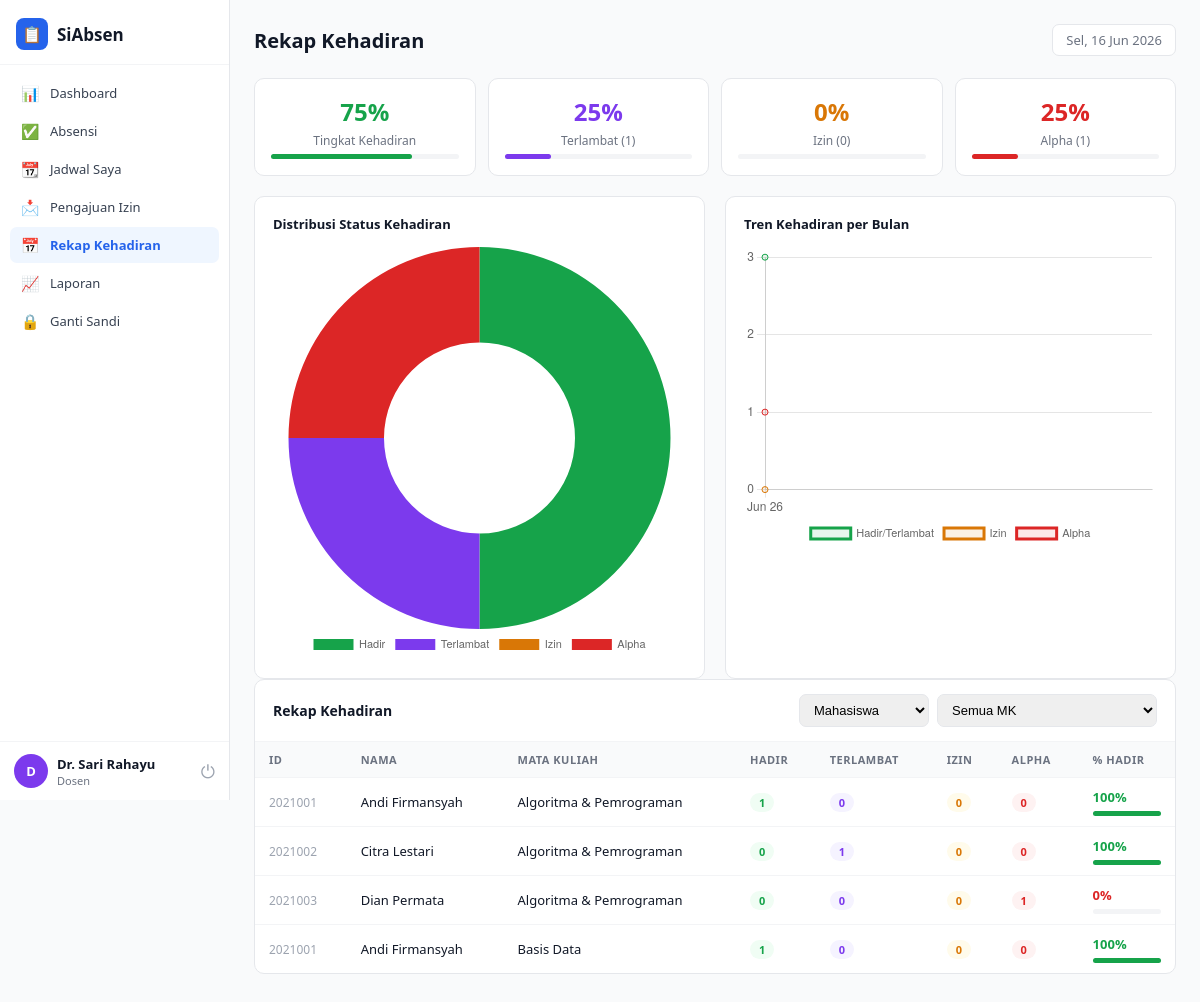
The page /rekap.php (signed in) on the database its author committed.
### tables this page shows
CREATE TABLE absensi (
  id VARCHAR(30) PRIMARY KEY,
  type ENUM('mahasiswa','dosen') NOT NULL,
  user_id VARCHAR(20) NOT NULL,
  nama VARCHAR(100) NOT NULL,
  mk VARCHAR(100) NOT NULL,
  jadwal_id VARCHAR(20),
  tanggal DATE NOT NULL,
  checkin TIME NULL,
  checkout TIME NULL,
  checkin_lat DECIMAL(10,7) NULL,
  checkin_lng DECIMAL(10,7) NULL,
  status ENUM('hadir','terlambat','izin-sakit','izin-keluarga','izin-akademik','izin-lain','alpha') NOT NULL,
  created_at TIMESTAMP DEFAULT CURRENT_TIMESTAMP,
  FOREIGN KEY (jadwal_id) REFERENCES jadwal(id) ON DELETE SET NULL,
  INDEX idx_user_date (user_id, tanggal),
  INDEX idx_mk_date (mk, tanggal)
);

### includes/functions.php (called while the page is built, shortened)
<?php
function currentUser() {
    return $_SESSION['user'] ?? null;
}

### rekap.php (the view, shortened to what this page needs)
<?php
require_once __DIR__ . '/includes/functions.php';
$db = getDB();
$user = currentUser();
$role = $user['role'];
if ($role === 'dosen') {
    $mkStmt = $db->prepare("SELECT DISTINCT mk FROM jadwal WHERE dosen_id=? ORDER BY mk");
    $mkStmt->execute([$user['id']]);
} else {
    $mkStmt = $db->query("SELECT DISTINCT mk FROM jadwal ORDER BY mk");
}
$mkList = array_column($mkStmt->fetchAll(), 'mk');
$filterType = $_GET['type'] ?? 'mahasiswa';
$sql = "SELECT * FROM absensi WHERE type = ?";
$params = [$filterType];
if ($role === 'dosen') {
    if ($mkList) {
        $in = implode(',', array_fill(0, count($mkList), '?'));
        $sql .= " AND mk IN ($in)";
        $params = array_merge($params, $mkList);
    } else {
        $sql .= " AND 1=0";
    }
}
$stmt = $db->prepare($sql);
$stmt->execute($params);
$data = $stmt->fetchAll();
$map = [];
foreach ($data as $a) {
    $key = $a['user_id'] . '|' . $a['mk'];
    if (!isset($map[$key])) $map[$key] = ['userId'=>$a['user_id'],'nama'=>$a['nama'],'mk'=>$a['mk'],'hadir'=>0,'terlambat'=>0,'izin'=>0,'alpha'=>0];
    if ($a['status']==='hadir') $map[$key]['hadir']++;
    elseif ($a['status']==='terlambat') $map[$key]['terlambat']++;
    elseif (strpos($a['status'],'izin')===0) $map[$key]['izin']++;
    elseif ($a['status']==='alpha') $map[$key]['alpha']++;
}
$rows = array_values($map);
$totalHadir = array_sum(array_column($rows,'hadir'));
$totalTerlambat = array_sum(array_column($rows,'terlambat'));
$totalIzin = array_sum(array_column($rows,'izin'));
$totalAlpha = array_sum(array_column($rows,'alpha'));
$totalAll = $totalHadir + $totalTerlambat + $totalIzin + $totalAlpha;
$pctHadir = $totalAll ? round(($totalHadir+$totalTerlambat)/$totalAll*100) : 0;
$pctTerlambat = $totalAll ? round($totalTerlambat/$totalAll*100) : 0;
$pctIzin = $totalAll ? round($totalIzin/$totalAll*100) : 0;
$pctAlpha = $totalAll ? round($totalAlpha/$totalAll*100) : 0;
$trendSql = "SELECT DATE_FORMAT(tanggal,'%Y-%m') as bulan,
                SUM(status='hadir') as hadir, SUM(status='terlambat') as terlambat,
                SUM(status LIKE 'izin%') as izin, SUM(status='alpha') as alpha
              FROM absensi WHERE type = ?";
$trendParams = [$filterType];
if ($role === 'dosen' && $mkList) {
    $in = implode(',', array_fill(0, count($mkList), '?'));
    $trendSql .= " AND mk IN ($in)";
    $trendParams = array_merge($trendParams, $mkList);
}
$trendSql .= " GROUP BY bulan ORDER BY bulan ASC LIMIT 12";
$trendStmt = $db->prepare($trendSql);
$trendStmt->execute($trendParams);
$trend = $trendStmt->fetchAll();
include __DIR__ . '/includes/header.php';
?>
<div class="pct-grid">
  <div class="pct-circle-card">
    <div class="pct-val" style="color:var(--success)"><?= $pctHadir ?>%</div>
    <div class="pct-lbl">Tingkat Kehadiran</div>
    <div class="prog"><div class="prog-fill" style="width:<?= $pctHadir ?>%;background:var(--success)"></div></div>
  </div>
  <div class="pct-circle-card">
    <div class="pct-val" style="color:var(--purple)"><?= $pctTerlambat ?>%</div>
    <div class="pct-lbl">Terlambat (<?= $totalTerlambat ?>)</div>
    <div class="prog"><div class="prog-fill" style="width:<?= $pctTerlambat ?>%;background:var(--purple)"></div></div>
  </div>
  <div class="pct-circle-card">
    <div class="pct-val" style="color:var(--warning)"><?= $pctIzin ?>%</div>
    <div class="pct-lbl">Izin (<?= $totalIzin ?>)</div>
    <div class="prog"><div class="prog-fill" style="width:<?= $pctIzin ?>%;background:var(--warning)"></div></div>
  </div>
  <div class="pct-circle-card">
    <div class="pct-val" style="color:var(--danger)"><?= $pctAlpha ?>%</div>
    <div class="pct-lbl">Alpha (<?= $totalAlpha ?>)</div>
    <div class="prog"><div class="prog-fill" style="width:<?= $pctAlpha ?>%;background:var(--danger)"></div></div>
  </div>
</div>
<div class="chart-wrap">
  <div class="chart-card">
    <h4>Distribusi Status Kehadiran</h4>
    <canvas id="chart-pie" height="220"></canvas>
  </div>
  <div class="chart-card">
    <h4>Tren Kehadiran per Bulan</h4>
    <canvas id="chart-line" height="220"></canvas>
  </div>
</div>
<div class="card">
  <div class="card-header">
    <h3>Rekap Kehadiran</h3>
    <form method="GET" class="card-actions">
      <?php if ($role !== 'mahasiswa'): ?>
      <select class="sinput" name="type" onchange="this.form.submit()" style="width:130px">
        <option value="mahasiswa" <?= $filterType==='mahasiswa'?'selected':'' ?>>Mahasiswa</option>
      </select>
      <?php endif; ?>
      <select class="sinput" name="mk" onchange="this.form.submit()" style="width:220px">
        <option value="">Semua MK</option>
      </select>
    </form>
  </div>
  <table>
    <thead><tr><th>ID</th><th>Nama</th><th>Mata Kuliah</th><th>Hadir</th><th>Terlambat</th><th>Izin</th><th>Alpha</th><th>% Hadir</th></tr></thead>
    <tbody>
      <?php if (!$rows): ?>
        <tr><td colspan="8"><div class="empty"><div class="eico">📭</div>Tidak ada data</div></td></tr>
      <?php else: foreach ($rows as $r):
        $tot = $r['hadir']+$r['terlambat']+$r['izin']+$r['alpha'];
        $pct = $tot ? round(($r['hadir']+$r['terlambat'])/$tot*100) : 0;
        $col = $pct>=75 ? 'var(--success)' : ($pct>=50 ? 'var(--warning)' : 'var(--danger)');
      ?>
        <tr>
          <td><span style="font-size:12px;color:var(--gray-400)"><?= htmlspecialchars($r['userId']) ?></span></td>
          <td><?= htmlspecialchars($r['nama']) ?></td>
          <td><?= htmlspecialchars($r['mk']) ?></td>
          <td><span class="badge bg-green"><?= $r['hadir'] ?></span></td>
          <td><span class="badge bg-purple"><?= $r['terlambat'] ?></span></td>
          <td><span class="badge bg-yellow"><?= $r['izin'] ?></span></td>
          <td><span class="badge bg-red"><?= $r['alpha'] ?></span></td>
          <td>
            <span style="font-weight:800;color:<?= $col ?>"><?= $pct ?>%</span>
            <div class="prog"><div class="prog-fill" style="width:<?= $pct ?>%;background:<?= $col ?>"></div></div>
          </td>
        </tr>
      <?php endforeach; endif; ?>
    </tbody>
  </table>
</div>
<script>
const pieData = {
  labels: ['Hadir','Terlambat','Izin','Alpha'],
  datasets: [{
    data: [<?= $totalHadir ?>, <?= $totalTerlambat ?>, <?= $totalIzin ?>, <?= $totalAlpha ?>],
    backgroundColor: ['#16A34A','#7C3AED','#D97706','#DC2626'],
    borderWidth: 0
  }]
};
new Chart(document.getElementById('chart-pie'), {
  type: 'doughnut',
  data: pieData,
  options: { plugins: { legend: { position: 'bottom', labels: { font: { size: 11 } } } } }
});
const trendLabels = <?= json_encode(array_map(function($t){
  $parts = explode('-', $t['bulan']);
  $bulanNama = ['','Jan','Feb','Mar','Apr','Mei','Jun','Jul','Agu','Sep','Okt','Nov','Des'];
  return $bulanNama[(int)$parts[1]] . ' ' . substr($parts[0],2);
}, $trend)) ?>;
const trendHadir = <?= json_encode(array_map(fn($t)=>(int)$t['hadir']+(int)$t['terlambat'], $trend)) ?>;
const trendAlpha = <?= json_encode(array_map(fn($t)=>(int)$t['alpha'], $trend)) ?>;
const trendIzin = <?= json_encode(array_map(fn($t)=>(int)$t['izin'], $trend)) ?>;
new Chart(document.getElementById('chart-line'), {
  type: 'line',
  data: {
    labels: trendLabels.length ? trendLabels : ['Belum ada data'],
    datasets: [
      { label: 'Hadir/Terlambat', data: trendHadir, borderColor: '#16A34A', backgroundColor: 'rgba(22,163,74,.1)', tension: .3, fill: true },
      { label: 'Izin', data: trendIzin, borderColor: '#D97706', backgroundColor: 'rgba(217,119,6,.1)', tension: .3, fill: true },
      { label: 'Alpha', data: trendAlpha, borderColor: '#DC2626', backgroundColor: 'rgba(220,38,38,.1)', tension: .3, fill: true },
    ]
  },
  options: { plugins: { legend: { position: 'bottom', labels: { font: { size: 11 } } } }, scales: { y: { beginAtZero: true, ticks: { precision: 0 } } } }
});
</script>
<?php include __DIR__ . '/includes/footer.php'; ?>

### assets/css/style.css (style rules this page uses)
* { margin:0; padding:0; box-sizing:border-box; }
:root { --primary:#2563EB; --primary-light:#EFF6FF; --primary-dark:#1D4ED8; --success:#16A34A; --success-light:#F0FDF4; --warning:#D97706; --warning-light:#FFFBEB; --danger:#DC2626; --danger-light:#FEF2F2; --purple:#7C3AED; --purple-light:#F5F3FF; --gray-50:#F9FAFB; --gray-100:#F3F4F6; --gray-200:#E5E7EB; --gray-300:#D1D5DB; --gray-400:#9CA3AF; --gray-500:#6B7280; --gray-700:#374151; --gray-900:#111827; --white:#FFFFFF; --sidebar-w:230px; --font:'Segoe UI',system-ui,sans-serif; }
body { font-family:var(--font); background:var(--gray-50); color:var(--gray-900); min-height:100vh; }
.card { background:var(--white); border:1px solid var(--gray-200); border-radius:10px; overflow:hidden; margin-bottom:20px; }
.card-header { padding:14px 18px; display:flex; align-items:center; justify-content:space-between; border-bottom:1px solid var(--gray-100); flex-wrap:wrap; gap:10px; }
.card-header h3 { font-size:14px; font-weight:700; }
.card-actions { display:flex; gap:8px; align-items:center; flex-wrap:wrap; }
.sinput { padding:7px 10px; border:1.5px solid var(--gray-200); border-radius:7px; font-size:13px; outline:none; }
table { width:100%; border-collapse:collapse; }
th { font-size:11px; font-weight:700; color:var(--gray-500); text-transform:uppercase; letter-spacing:.5px; padding:10px 14px; text-align:left; background:var(--gray-50); }
td { font-size:13px; padding:10px 14px; border-top:1px solid var(--gray-100); vertical-align:middle; }
.badge { display:inline-flex; align-items:center; padding:2px 9px; border-radius:20px; font-size:11px; font-weight:700; }
.bg-green { background:var(--success-light); color:var(--success); }
.bg-red { background:var(--danger-light); color:var(--danger); }
.bg-yellow { background:var(--warning-light); color:var(--warning); }
.bg-purple { background:var(--purple-light); color:var(--purple); }
.prog { height:5px; background:var(--gray-100); border-radius:3px; margin-top:5px; }
.prog-fill { height:100%; border-radius:3px; }
.chart-wrap { display:grid; grid-template-columns:1fr 1fr; gap:20px; }
.chart-card { background:var(--white); border:1px solid var(--gray-200); border-radius:10px; padding:18px; }
.chart-card h4 { font-size:13px; font-weight:700; margin-bottom:14px; }
.pct-grid { display:grid; grid-template-columns:repeat(4,1fr); gap:12px; margin-bottom:20px; }
.pct-circle-card { background:var(--white); border:1px solid var(--gray-200); border-radius:10px; padding:16px; text-align:center; }
.pct-circle-card .pct-val { font-size:24px; font-weight:800; }
.pct-circle-card .pct-lbl { font-size:12px; color:var(--gray-500); margin-top:4px; }

### rows shown on the page
absensi: user "2021001", nama "Andi Firmansyah", mk "Algoritma & Pemrograman", hadir "1", terlambat "0", izin "0", alpha "0", pct "100"
absensi: user "2021002", nama "Citra Lestari", mk "Algoritma & Pemrograman", hadir "0", terlambat "1", izin "0", alpha "0", pct "100"
absensi: user "2021003", nama "Dian Permata", mk "Algoritma & Pemrograman", hadir "0", terlambat "0", izin "0", alpha "1", pct "0"
absensi: user "2021001", nama "Andi Firmansyah", mk "Basis Data", hadir "1", terlambat "0", izin "0", alpha "0", pct "100"

### other values the page prints
$item['ico'] "📊"
$item['label'] "Dashboard"
$item['ico'] "✅"
$item['label'] "Absensi"
$item['ico'] "📆"
$item['label'] "Jadwal Saya"
$item['ico'] "📩"
$item['label'] "Pengajuan Izin"
$item['ico'] "📅"
$item['label'] "Rekap Kehadiran"
$item['ico'] "📈"
$item['label'] "Laporan"
$item['ico'] "🔒"
$item['label'] "Ganti Sandi"
mb_substr($user['name'],0,1) "D"
